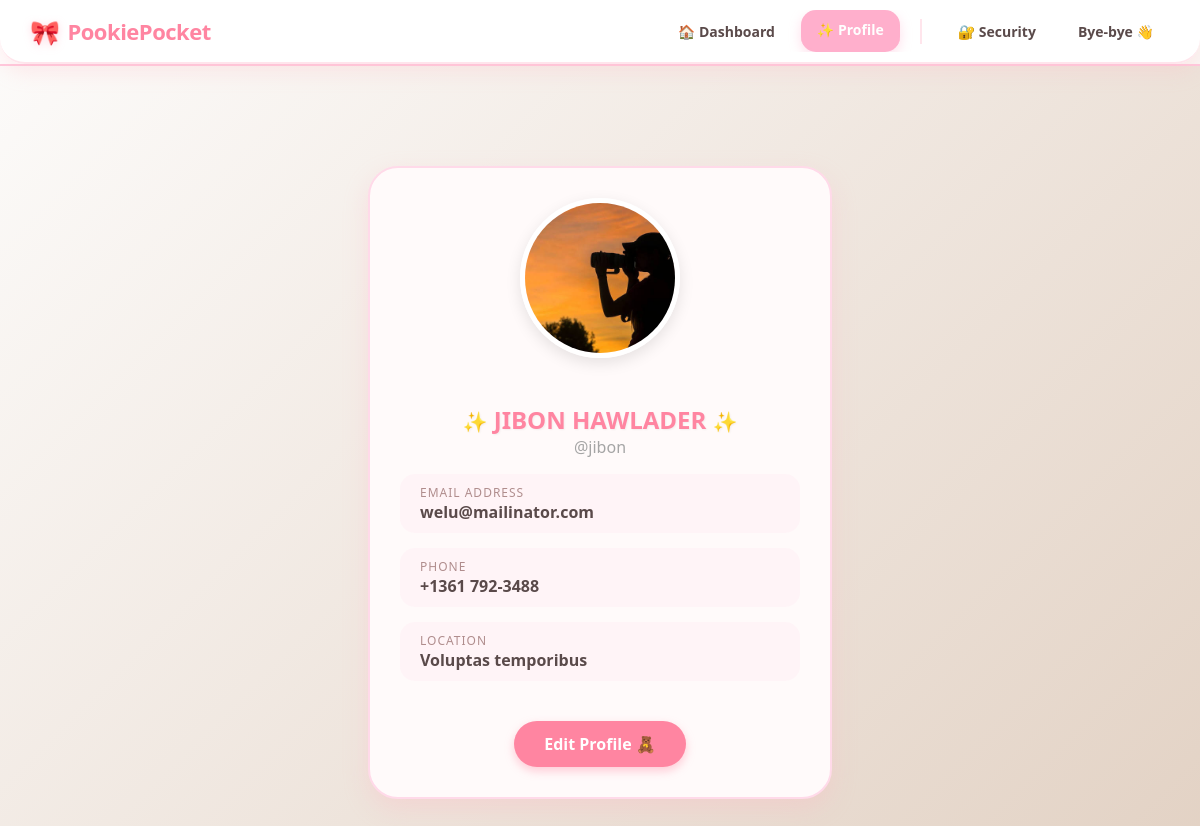
The page /profile/ (signed in) on the database its author committed.
### ManageCash/models.py (models this page shows, shortened)
class ProfileModel(models.Model):
    user = models.OneToOneField(UserModel, on_delete=models.CASCADE)
    full_name = models.CharField(max_length=100)
    address = models.TextField()
    phone = models.CharField(max_length=15)
    profile_pic = models.ImageField(upload_to='profile_pic', null=True, blank=True)

class UserModel(AbstractUser):
    def __str__(self):
        return self.user.username

### ManageCash/views.py (the view)
# urls.py: path('profile/', profile_view, name='profile'),
@login_required
def profile_view(request):
    profile, created = ProfileModel.objects.get_or_create(user=request.user)
    return render(request, 'myapp/Auth/profile.html', {'profile': profile})

### ManageCash/templates/myapp/Auth/profile.html (shortened to what this page needs)
{% extends 'myapp/master/base.html' %}
{% block body %}
<div class="profile-card">
    <div class="profile-img-container">
        {% if profile.profile_pic %}
            <img src="{{ profile.profile_pic.url }}" class="profile-img" alt="Profile">
        {% else %}
            <img src="https://api.dicebear.com/7.x/adventurer/svg?seed={{ request.user.username }}" class="profile-img" alt="Default Profile">
        {% endif %}
    </div>
    <h2><span class="emoji-decor">✨</span> {{ profile.full_name|default:request.user.username }} <span class="emoji-decor">✨</span></h2>
    <p style="margin-top: -5px; color: #a5a5a5;">@{{ request.user.username }}</p>
    <div class="info-group">
        <span class="info-label">Email Address</span>
        <span class="info-value">{{ request.user.email }}</span>
    </div>
    <div class="info-group">
        <span class="info-label">Phone</span>
        <span class="info-value">{{ profile.phone|default:"🎀 No phone added" }}</span>
    </div>
    <div class="info-group">
        <span class="info-label">Location</span>
        <span class="info-value">{{ profile.address|default:"☁️ Somewhere cozy" }}</span>
    </div>
    <a href="{% url 'edit_profile' %}" class="edit-btn">
        Edit Profile 🧸
    </a>
</div>
{% endblock body %}

### ManageCash/templates/myapp/master/base.html (shortened to what this page needs)
<!DOCTYPE html>
<html lang="en">
<head>
</head>
<body>
    <nav>
        {% include "myapp/master/nav.html" %}
    </nav>
    <div class="container">
        {% block body %}
        {% endblock body %}
    </div>
</body>
</html>

### ManageCash/templates/myapp/master/nav.html (shortened to what this page needs)
<nav class="pookie-navbar">
    <div class="nav-brand">
        <a href="{% url 'Dashboard' %}">
            <span class="brand-icon">🎀</span> PookiePocket
        </a>
    </div>
    <ul class="pookie-nav-links">
        <div class="nav-group-main">
            <li><a href="{% url 'Dashboard' %}" class="{% if request.resolver_match.url_name == 'Dashboard' %}active{% endif %}">🏠 Dashboard</a></li>
            <li><a href="{% url 'profile' %}" class="{% if request.resolver_match.url_name == 'profile' %}active{% endif %}">✨ Profile</a></li>
        </div>
        <div class="nav-group-settings">
            <li><a href="{% url 'change_password_view' %}">🔐 Security</a></li>
            <li><a href="{% url 'logout' %}" class="logout-link">Bye-bye 👋</a></li>
        </div>
    </ul>
</nav>

### ManageCash/templates/myapp/master/base.html (style rules this page uses)
:root { --primary-pink: #ffafcc; --secondary-pink: #ffc8dd; --soft-purple: #cdb4db; --accent-green: #bde0fe; --glass-bg: rgba(255, 255, 255, 0.7); --text-dark: #5a4a4a; }
body { margin: 0; padding: 0; font-family: 'Segoe UI', Roboto, Helvetica, Arial, sans-serif; background: linear-gradient(135deg, #fdfcfb 0%, #e2d1c3 100%); background-attachment: fixed; color: var(--text-dark); min-height: 100vh; }
nav { background: var(--glass-bg); backdrop-filter: blur(10px); border-bottom: 2px solid var(--secondary-pink); position: sticky; top: 0; z-index: 1000; }
ul { list-style-type: none; margin: 0; padding: 0; display: flex; justify-content: center; overflow: hidden; }
ul li a { display: block; color: var(--text-dark); text-align: center; padding: 18px 24px; text-decoration: none; font-weight: 600; transition: all 0.3s ease; }
ul li a.active { color: var(--primary-pink); border-bottom: 3px solid var(--primary-pink); }
.container { max-width: 1000px; margin: 40px auto; padding: 20px; animation: fadeIn 0.8s ease-in; }
h2 { font-size: 2rem; color: #d88fa9; text-shadow: 1px 1px 2px rgba(0,0,0,0.05); margin-bottom: 20px; }

### ManageCash/templates/myapp/master/nav.html (style rules this page uses)
.pookie-navbar { display: flex; justify-content: space-between; align-items: center; padding: 10px 30px; background: rgba(255, 255, 255, 0.9); backdrop-filter: blur(12px); border-radius: 0 0 25px 25px; box-shadow: 0 8px 20px rgba(255, 182, 193, 0.25); border-bottom: 2px solid #ffe5ec; }
.nav-brand a { text-decoration: none; font-size: 22px; font-weight: 900; color: #ff85a1; display: flex; align-items: center; gap: 8px; letter-spacing: -0.5px; }
.brand-icon { font-size: 24px; filter: drop-shadow(0 2px 4px rgba(255, 133, 161, 0.3)); }
.pookie-nav-links { display: flex; align-items: center; gap: 20px; list-style: none; margin: 0; padding: 0; }
.nav-group-main, .nav-group-settings { display: flex; align-items: center; gap: 10px; }
.nav-group-main::after { content: ""; height: 25px; width: 2px; background-color: #ffe5ec; margin-left: 10px; }
.pookie-nav-links li a { display: block; color: #5a4a4a; text-align: center; padding: 10px 16px; text-decoration: none; font-weight: 700; font-size: 14px; transition: all 0.3s cubic-bezier(0.175, 0.885, 0.32, 1.275); border-radius: 15px; }
.pookie-nav-links li a.active { background-color: #ffafcc; color: white !important; box-shadow: 0 4px 12px rgba(255, 175, 204, 0.4); }

### ManageCash/templates/myapp/Auth/profile.html (style rules this page uses)
:root { --pookie-pink: #ffdae9; --soft-white: #fffafa; --text-color: #5a4a4a; --accent-pink: #ff85a1; }
.profile-card { background: var(--soft-white); max-width: 400px; margin: 40px auto; padding: 30px; border-radius: 30px; box-shadow: 0 10px 25px rgba(255, 182, 193, 0.3); text-align: center; border: 2px solid var(--pookie-pink); color: var(--text-color); font-family: 'Segoe UI', Tahoma, Geneva, Verdana, sans-serif; }
.profile-img-container { position: relative; display: inline-block; margin-bottom: 20px; }
.profile-img { width: 150px; height: 150px; object-fit: cover; border-radius: 50%; border: 5px solid white; box-shadow: 0 5px 15px rgba(0,0,0,0.1); }
.profile-card h2 { font-size: 24px; margin-bottom: 5px; color: var(--accent-pink); }
.info-group { margin: 15px 0; text-align: left; background: rgba(255, 218, 233, 0.2); padding: 10px 20px; border-radius: 15px; }
.info-label { font-size: 12px; text-transform: uppercase; letter-spacing: 1px; color: #b08d8d; display: block; }
.info-value { font-weight: 600; font-size: 16px; }
.edit-btn { display: inline-block; margin-top: 25px; padding: 12px 30px; background-color: var(--accent-pink); color: white; text-decoration: none; border-radius: 50px; font-weight: bold; transition: transform 0.2s, background-color 0.2s; box-shadow: 0 4px 10px rgba(255, 133, 161, 0.4); }
.emoji-decor { font-size: 20px; }

### rows shown on the page
ProfileModel: profile_pic (picture), full_name "JIBON HAWLADER", phone "+1361 792-3488", address "Voluptas temporibus"
UserModel: user.username "jibon", user.email "welu@mailinator.com"
